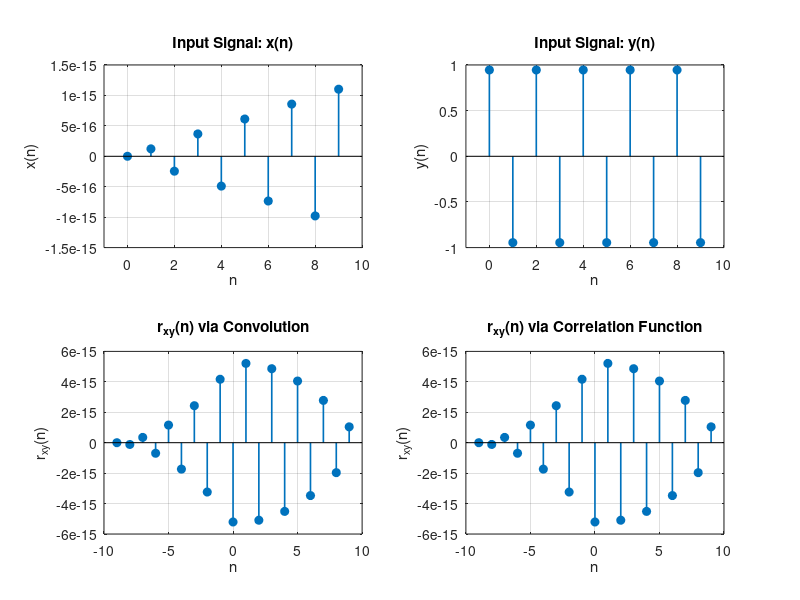

This chart was generated by the following MATLAB code:
% Clear workspace, command window, and close figures
clc;
clear;
close all;

% Initialize signal parameters and phase shifts
phase1 = 0;
phase2 = 240;
sampleIndices = 0:1:9;
signalOriginIndex = 1;

% Define time index vectors
timeIndicesX = sampleIndices - signalOriginIndex + 1;
timeIndicesY = sampleIndices - signalOriginIndex + 1;

% Generate input signals
signalX = sin(1 * pi * sampleIndices + phase1);
signalY = sin(3 * pi * sampleIndices + phase2);

% Compute cross-correlation using convolution vs xcorr
crossCorrViaConv = conv(signalX, fliplr(signalY));
crossCorrDirect = xcorr(signalX, signalY);
lagIndices = (timeIndicesX(1) - timeIndicesY(end)) : (timeIndicesX(end) - timeIndicesY(1));

% Plot signal comparison and verification
figure('Name', 'Cross-Correlation via Convolution Equivalence', 'NumberTitle', 'off');

% Plot x(n)
subplot(2, 2, 1);
stem(timeIndicesX, signalX, 'filled', 'LineWidth', 1.2);
title('Input Signal: x(n)');
xlabel('n');
ylabel('x(n)');
xlim([timeIndicesX(1) - 1, timeIndicesX(end) + 1]);
grid on;

% Plot y(n)
subplot(2, 2, 2);
stem(timeIndicesY, signalY, 'filled', 'LineWidth', 1.2);
title('Input Signal: y(n)');
xlabel('n');
ylabel('y(n)');
xlim([timeIndicesY(1) - 1, timeIndicesY(end) + 1]);
grid on;

% Plot correlation computed via convolution
subplot(2, 2, 3);
stem(lagIndices, crossCorrViaConv, 'filled', 'LineWidth', 1.2);
title('r_{xy}(n) via Convolution');
xlabel('n');
ylabel('r_{xy}(n)');
xlim([lagIndices(1) - 1, lagIndices(end) + 1]);
grid on;

% Plot correlation computed directly
subplot(2, 2, 4);
stem(lagIndices, crossCorrDirect, 'filled', 'LineWidth', 1.2);
title('r_{xy}(n) via Correlation Function');
xlabel('n');
ylabel('r_{xy}(n)');
xlim([lagIndices(1) - 1, lagIndices(end) + 1]);
grid on;
